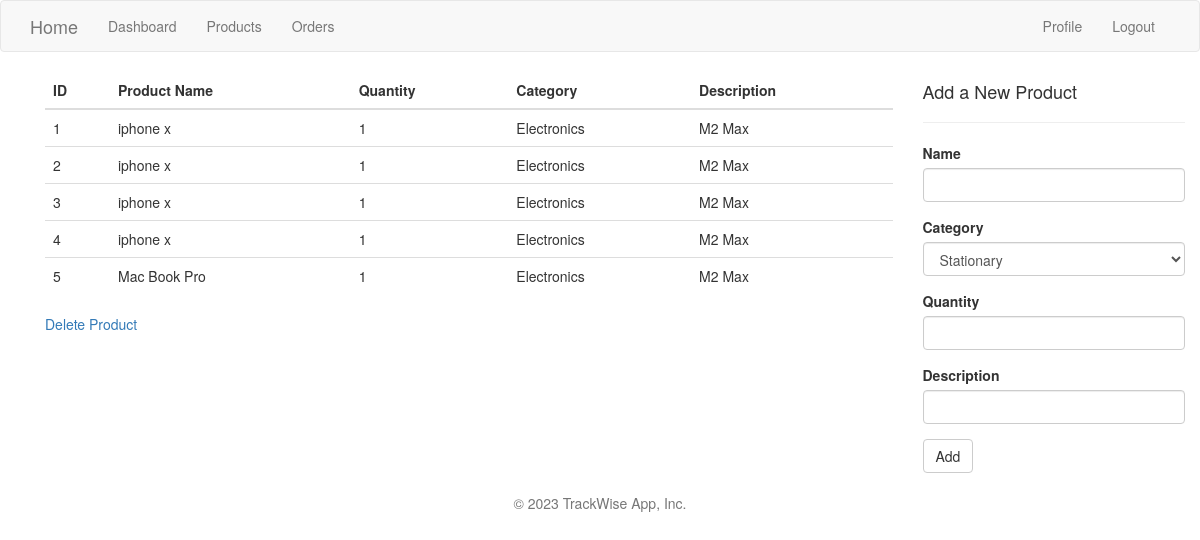
Page /products (signed in) on the earlier database version.
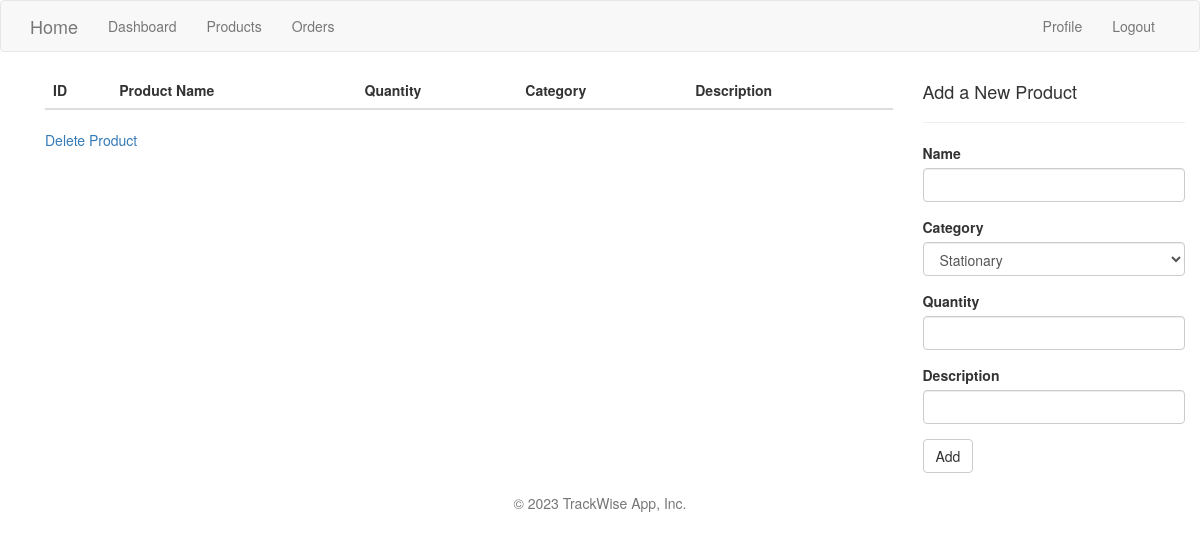
Same page on the later database version.
### app/models.py (models this page shows, shortened)
class Product(db.Model):
    id = db.Column(db.Integer, primary_key=True)
    product_id = db.Column(db.String(20), nullable=True)
    name = db.Column(db.String(100), nullable=True)
    category = db.Column(db.String(20), nullable=True)
    quantity = db.Column(db.Integer, nullable=True)
    description = db.Column(db.String(200), nullable=True)

### app/main/routes.py (the view, shortened to what this page needs)
@bp.route('/products', methods=['GET', 'POST'])
@login_required
def products():
    products = Product.query.all()
    form = ProductForm()
    context = {
        "products": products,
        "form": form
    }
    return render_template('products.html',title="Products", context=context )

### app/forms.py
class ProductForm(FlaskForm):
    name = StringField("Name", validators=[DataRequired()])
    category = SelectField("Category", choices=CATEGORY, validators=[DataRequired()])
    quantity = IntegerField("Quantity", validators=[DataRequired()])
    description = StringField("Description", validators=[DataRequired()])
    add = SubmitField('Add')

### app/models.py (called while the page is built)
@login.user_loader
def load_user(id):
    return User.query.get(int(id))

### app/templates/products.html
{% extends 'base.html' %}
{% import 'bootstrap/wtf.html' as wtf %}
{% block app_content %}
<div class="container">
    <div class="row">
        <div class="col-md-9">
            <table class="table">
               <thead>
                <tr>
                <th scope="col">ID</th>
                <th scope="col">Product Name</th>
                <th scope="col">Quantity</th>
                <th scope="col">Category</th>
                <th scope="col">Description</th>
                </tr>
               </thead>
               <tbody>
                {% for product in context.products %}
                <tr>
                    <td>{{ product.id }}</td>
                    <td>{{ product.name }}</td>
                    <td>{{ product.quantity }}</td>
                    <td>{{ product.category }}</td>
                    <td>{{ product.description }}</td>
                </tr>
                {% endfor %}
            </tbody>
            </table>
            <a class="nav-link text-primary active" aria-current="page" href="{{url_for('main.delete_product') }}">Delete Product</a>
        </div>
        <div class="col-md-3">
            <form method="POST">
                <h4>Add a New Product</h4>
                <hr>
                {{ wtf.quick_form(context.form) }}
                <br>
        </div>
    </div>
</div>
{% endblock%}

### app/templates/base.html (shortened to what this page needs)
{% extends 'bootstrap/base.html' %}
{% block head %}
<link rel="stylesheet" href="{{ url_for('static', filename='css/styles.css') }}">
{{ super() }}
{% endblock%}
{% block navbar %}
    {% if current_user.is_authenticated %}
    <nav class="navbar navbar-default">
        <div class="container">
            <div class="navbar-header">
                <a class="navbar-brand" href="{{ url_for('main.index') }}">Home</a>
            </div>
            <div class="collapse navbar-collapse" id="bs-example-navbar-collapse-1">
                <ul class="nav navbar-nav">
                    <li><a href="{{ url_for('main.dash') }}">Dashboard</a></li>
                    <li><a href="{{ url_for('main.products') }}">Products</a></li>
                    <li><a href="{{ url_for('main.orders', username=current_user.username) }}">Orders</a></li>
                </ul>
                <ul class="nav navbar-nav navbar-right">
                    {% if current_user.is_anonymous %}
                    <li><a href="{{ url_for('main.login') }}">Login</a></li>
                    <li><a href="{{ url_for('main.register') }}">Sign Up</a></li>
                    {% else %}
                    <li><a href="{{ url_for('main.user', username=current_user.username) }}">Profile</a></li>
                    <li><a href="{{ url_for('main.logout') }}">Logout</a></li>
                    {% endif %}
                </ul>
            </div>
        </div>
    </nav>
{% endif %}
{% endblock %}
{% block content %}
    <div class="container">
        {% block app_content %}{% endblock %}
    </div>
    <div class="bg-light">
      <footer class="py-3 my-4">
        <p class="text-center text-muted">&copy; 2023 TrackWise App, Inc.</p>
      </footer>
  </div>
{% endblock %}

### app/static/css/styles.css (style rules this page uses)
:root { scroll-behavior: smooth; }
body { font-family: "Open Sans", sans-serif; color: #444444; }
a { color: #4154f1; text-decoration: none; }
h1, h2, h3, h4, h5, h6 { font-family: "Nunito", sans-serif; }

Differences in the rows shown:
removed Product: id "1", name "iphone x", quantity "1", category "Electronics", description "M2 Max"
removed Product: id "2", name "iphone x", quantity "1", category "Electronics", description "M2 Max"
removed Product: id "3", name "iphone x", quantity "1", category "Electronics", description "M2 Max"
removed Product: id "4", name "iphone x", quantity "1", category "Electronics", description "M2 Max"
removed Product: id "5", name "Mac Book Pro", quantity "1", category "Electronics", description "M2 Max"
